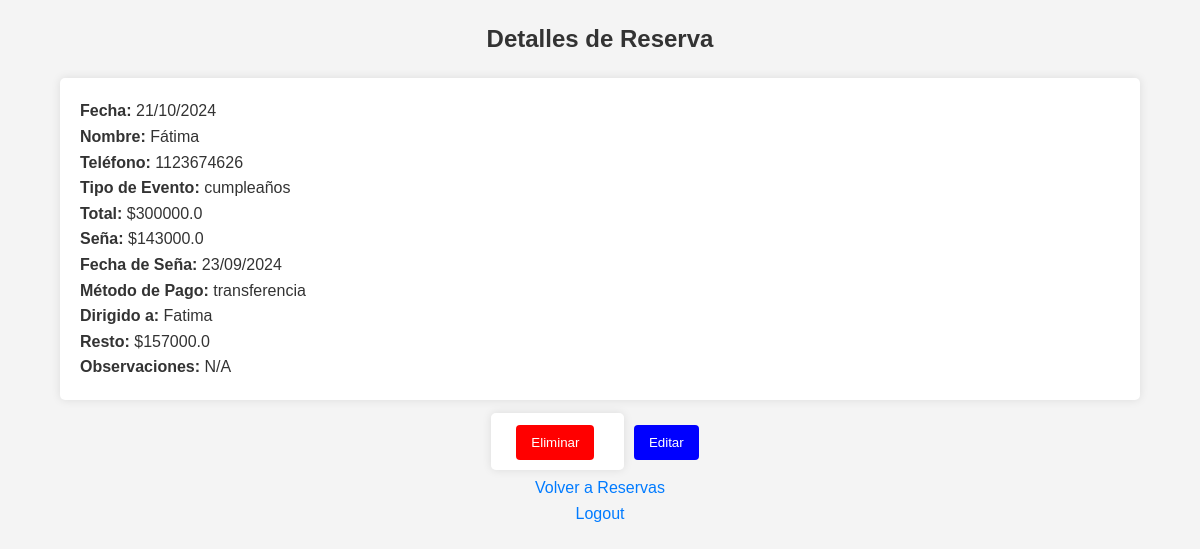
Page /ver/2 on the committed database.
### tables this page shows
CREATE TABLE reservas (id INTEGER PRIMARY KEY, fecha TEXT, nombre TEXT, telefono TEXT, tipo_evento TEXT, total REAL, seña REAL, fecha_seña TEXT, metodo_pago TEXT, dirigido_a TEXT, resto REAL, observaciones TEXT);

### app.py (the view)
@app.route('/ver/<int:id>')
def ver_reserva(id):
    conn = get_db_connection()
    reserva = conn.execute('SELECT * FROM reservas WHERE id = ?', (id,)).fetchone()
    conn.close()
    if reserva:
        reserva_dict = dict(reserva)
        reserva_dict['fecha'] = datetime.strptime(reserva['fecha'], '%Y-%m-%d').strftime('%d/%m/%Y')
        if reserva['fecha_seña']:
            reserva_dict['fecha_seña'] = datetime.strptime(reserva['fecha_seña'], '%Y-%m-%d').strftime('%d/%m/%Y')
        return render_template('detalles_reserva.html', reserva=reserva_dict)
    else:
        flash('Reserva no encontrada.')
        return redirect(url_for('reservar'))

### app.py (called while the page is built)
def get_db_connection():
    conn = sqlite3.connect('reservas.db')
    conn.row_factory = sqlite3.Row
    return conn

### templates/detalles_reserva.html (shortened to what this page needs)
<!DOCTYPE html>
<html lang="es">
<head>
    <link rel="stylesheet" href="{{ url_for('static', filename='styles.css') }}">
</head>
<body>
    <h2>Detalles de Reserva</h2>
    <div class="container">
        <p><strong>Fecha:</strong> {{ reserva.fecha }}</p>
        <p><strong>Nombre:</strong> {{ reserva.nombre }}</p>
        <p><strong>Teléfono:</strong> {{ reserva.telefono }}</p>
        <p><strong>Tipo de Evento:</strong> {{ reserva.tipo_evento }}</p>
        <p><strong>Total:</strong> ${{ reserva.total }}</p>
        <p><strong>Seña:</strong> ${{ reserva.seña }}</p>
        <p><strong>Fecha de Seña:</strong> {{ reserva.fecha_seña }}</p>
        <p><strong>Método de Pago:</strong> {{ reserva.metodo_pago }}</p>
        <p><strong>Dirigido a:</strong> {{ reserva.dirigido_a }}</p>
        <p><strong>Resto:</strong> ${{ reserva.resto }}</p>
        <p><strong>Observaciones:</strong> {{ reserva.observaciones }}</p>
    </div>
    <div class="centered">
        <form action="/eliminar/{{ reserva.id }}" method="POST" style="display:inline;">
            <button type="submit" class="delete-button">Eliminar</button>
        </form>
        <a href="/editar/{{ reserva.id }}">
            <button class="edit-button">Editar</button>
        </a>
    </div>
    <div class="centered">
        <p><a href="/reservas">Volver a Reservas</a></p>
        <p><a href="/logout">Logout</a></p>
    </div>
</body>
</html>

### static/styles.css (style rules this page uses)
* { margin: 0; padding: 0; box-sizing: border-box; }
body { font-family: Arial, sans-serif; background-color: #f4f4f4; color: #333; line-height: 1.6; }
h2 { text-align: center; margin: 20px 0; }
.centered { text-align: center; margin-top: 10px; }
.container { max-width: 90%; margin: 20px auto; padding: 20px; background: #fff; border-radius: 5px; box-shadow: 0 0 10px rgba(0, 0, 0, 0.1); }
form { max-width: 400px; margin: 20px auto; padding: 20px; background: #fff; border-radius: 5px; box-shadow: 0 0 10px rgba(0,0,0,0.1); }
button { width: 100%; padding: 10px; background-color: #5cb85c; color: white; border: none; border-radius: 4px; cursor: pointer; }
.delete-button { background-color: red; color: white; }
.edit-button { background-color: blue; color: white; }
button { width: auto; padding: 10px 15px; border: none; border-radius: 4px; cursor: pointer; margin: 5px; }
a { margin: 0 5px; color: #007bff; text-decoration: none; }

### rows in the picture
reservas: fecha "21/10/2024", nombre "Fátima", telefono "1123674626", tipo_evento "cumpleaños", total "300000.0", seña "143000.0", fecha_seña "23/09/2024", metodo_pago "transferencia", dirigido_a "Fatima", resto "157000.0", observaciones "N/A"
